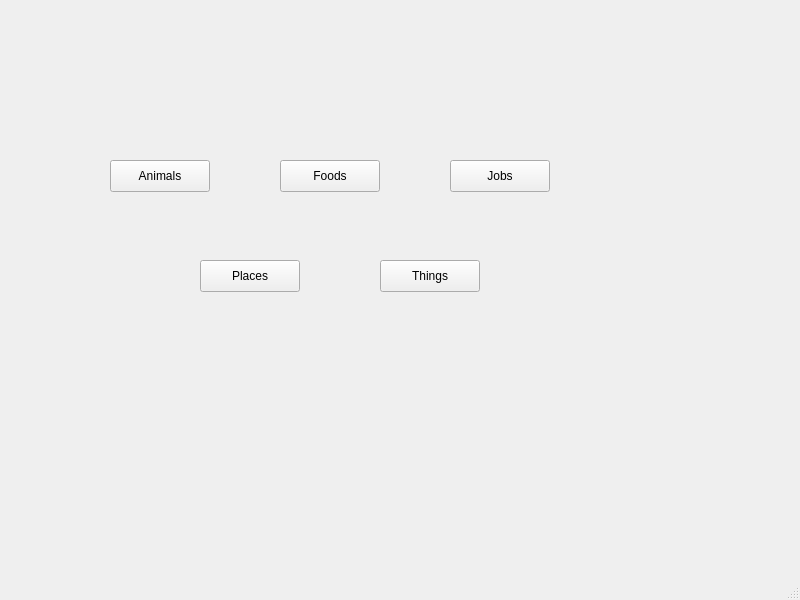
<?xml version="1.0" encoding="UTF-8"?>
<ui version="4.0">
 <class>EnglishWindow</class>
 <widget class="QMainWindow" name="EnglishWindow">
  <property name="geometry">
   <rect>
    <x>0</x>
    <y>0</y>
    <width>800</width>
    <height>600</height>
   </rect>
  </property>
  <property name="windowTitle">
   <string>MainWindow</string>
  </property>
  <widget class="QWidget" name="centralwidget">
   <widget class="QPushButton" name="animalsButton">
    <property name="geometry">
     <rect>
      <x>110</x>
      <y>160</y>
      <width>100</width>
      <height>32</height>
     </rect>
    </property>
    <property name="text">
     <string>Animals</string>
    </property>
   </widget>
   <widget class="QPushButton" name="thingsButton">
    <property name="geometry">
     <rect>
      <x>380</x>
      <y>260</y>
      <width>100</width>
      <height>32</height>
     </rect>
    </property>
    <property name="text">
     <string>Things</string>
    </property>
   </widget>
   <widget class="QPushButton" name="placesButton">
    <property name="geometry">
     <rect>
      <x>200</x>
      <y>260</y>
      <width>100</width>
      <height>32</height>
     </rect>
    </property>
    <property name="text">
     <string>Places</string>
    </property>
   </widget>
   <widget class="QPushButton" name="jobsButton">
    <property name="geometry">
     <rect>
      <x>450</x>
      <y>160</y>
      <width>100</width>
      <height>32</height>
     </rect>
    </property>
    <property name="text">
     <string>Jobs</string>
    </property>
   </widget>
   <widget class="QPushButton" name="foodsButton">
    <property name="geometry">
     <rect>
      <x>280</x>
      <y>160</y>
      <width>100</width>
      <height>32</height>
     </rect>
    </property>
    <property name="text">
     <string>Foods</string>
    </property>
   </widget>
  </widget>
  <widget class="QMenuBar" name="menubar">
   <property name="geometry">
    <rect>
     <x>0</x>
     <y>0</y>
     <width>800</width>
     <height>37</height>
    </rect>
   </property>
  </widget>
  <widget class="QStatusBar" name="statusbar"/>
 </widget>
 <resources/>
 <connections/>
</ui>
